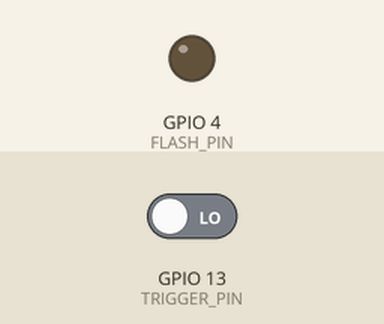
Bench run of a sketch on a simulated ESP32. Parts: output pins drawn as LEDs (lit = HIGH). Inputs (shaded band) come from the test bench; at power-on: GPIO 13 (TRIGGER_PIN) LOW. WiFi joins after 1.5 s; servers stay silent unless stated; uploads are accepted with an empty reply; the camera gives no picture; what the sketch prints to the serial monitor is not drawn.

Above: at 3.0 s.
3.1 s: GPIO 13 (TRIGGER_PIN) driven HIGH
At 3.7 s:
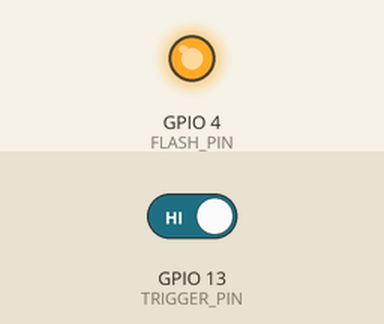
Timing chart, 0 to 6.1 s (numbered marks = the images above; inputs shaded):
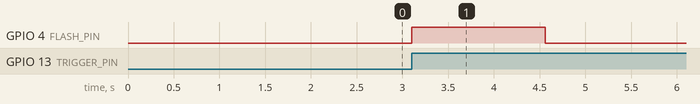

Measured:
- after the input at 3.1 s, GPIO 4 (FLASH_PIN): LOW → HIGH at once, → LOW 1.5 s later

The sketch:

esp32cam_skripsi_2.0.ino
```cpp
#include "esp_camera.h"
#include <WiFi.h>
#include <HTTPClient.h>

// =====================
// WIFI
// =====================
const char* ssid = "bhanuaxixi";
const char* password = "123456789";

// =====================
// BACKEND
// =====================
const char* uploadUrl = "http://172.20.10.3:3000/api/photo/upload";
const char* deviceKey = "ESP32_REDAKSI_12345";

// =====================
// PIN
// =====================
#define TRIGGER_PIN 13  // ✅ dari ESP32 biasa
#define FLASH_PIN 4

volatile bool takePhoto = false;

// =====================
// CAMERA CONFIG (AI THINKER)
// =====================
camera_config_t config = {
  .pin_pwdn = 32,
  .pin_reset = -1,
  .pin_xclk = 0,
  .pin_sscb_sda = 26,
  .pin_sscb_scl = 27,
  .pin_d7 = 35,
  .pin_d6 = 34,
  .pin_d5 = 39,
  .pin_d4 = 36,
  .pin_d3 = 21,
  .pin_d2 = 19,
  .pin_d1 = 18,
  .pin_d0 = 5,
  .pin_vsync = 25,
  .pin_href = 23,
  .pin_pclk = 22,
  .xclk_freq_hz = 20000000,
  .ledc_timer = LEDC_TIMER_0,
  .ledc_channel = LEDC_CHANNEL_0,
  .pixel_format = PIXFORMAT_JPEG,
  .frame_size = FRAMESIZE_VGA,
  .jpeg_quality = 12,
  .fb_count = 2
};

// =====================
// INTERRUPT
// =====================
void IRAM_ATTR onTrigger() {
  takePhoto = true;
}

// =====================
// SETUP
// =====================
void setup() {
  Serial.begin(115200);

  Serial.print("[CAM] Reset reason: ");
  Serial.println(esp_reset_reason());

  pinMode(TRIGGER_PIN, INPUT_PULLDOWN);  // ✅ siap terima trigger
  pinMode(FLASH_PIN, OUTPUT);
  digitalWrite(FLASH_PIN, LOW);

  // ✅ Interrupt dari ESP32 biasa
  attachInterrupt(digitalPinToInterrupt(TRIGGER_PIN), onTrigger, RISING);

  // WIFI
  Serial.println("[CAM] Connecting WiFi...");
  WiFi.begin(ssid, password);
  while (WiFi.status() != WL_CONNECTED) {
    delay(300);
    Serial.print(".");
  }
  Serial.println();
  Serial.println("[CAM] WiFi Connected");
  Serial.print("[CAM] IP: ");
  Serial.println(WiFi.localIP());

  // CAMERA
  if (esp_camera_init(&config) != ESP_OK) {
    Serial.println("[CAM] Init failed");
    while (true) {
      digitalWrite(FLASH_PIN, HIGH);
      delay(100);
      digitalWrite(FLASH_PIN, LOW);
      delay(100);
    }
  }

  sensor_t* s = esp_camera_sensor_get();
  if (s != NULL) {
    s->set_brightness(s, 1);                  // Naikkan brightness (range: -2 sampai 2)
    s->set_contrast(s, 1);                    // Naikkan contrast agar gambar lebih tajam (range: -2 sampai 2)
    s->set_saturation(s, 0);                  // Saturasi normal (range: -2 sampai 2)
    s->set_gainceiling(s, (gainceiling_t)4);  // Naikkan batas ISO/Gain agar lebih sensitif cahaya
    s->set_aec2(s, 1);                        // Aktifkan Auto Exposure tambahan
    s->set_awb_gain(s, 1);                    // Aktifkan Auto White Balance
  }

  Serial.println("[CAM] Ready, menunggu trigger dari ESP32...");
}

// =====================
// LOOP
// =====================
void loop() {
  if (takePhoto) {
    takePhoto = false;
    captureAndUpload();
  }
}

// =====================
// CAPTURE & UPLOAD
// =====================
void captureAndUpload() {
  Serial.println("[CAM] Memulai capture...");
  // 1. Nyalakan flash terlebih dahulu
  digitalWrite(FLASH_PIN, HIGH);
  delay(200);  // Tunggu sebentar agar daya LED stabil
  // Buang frame untuk kalibrasi exposure
  for (int i = 0; i < 5; i++) {
    camera_fb_t* tmp = esp_camera_fb_get();
    if (tmp) esp_camera_fb_return(tmp);
    delay(100);
  }

  // Nyalain flash, capture, matiin flash
  digitalWrite(FLASH_PIN, HIGH);
  delay(400);
  camera_fb_t* fb = esp_camera_fb_get();
  digitalWrite(FLASH_PIN, LOW);

  if (!fb) {
    Serial.println("[CAM] Capture gagal!");
    return;
  }

  Serial.print("[CAM] Ukuran gambar: ");
  Serial.print(fb->len);
  Serial.println(" bytes");

  // Cek WiFi sebelum upload
  if (WiFi.status() != WL_CONNECTED) {
    Serial.println("[CAM] WiFi putus, reconnecting...");
    WiFi.reconnect();
    int retry = 0;
    while (WiFi.status() != WL_CONNECTED && retry < 20) {
      delay(300);
      retry++;
    }
    if (WiFi.status() != WL_CONNECTED) {
      Serial.println("[CAM] Gagal reconnect, skip upload");
      esp_camera_fb_return(fb);
      return;
    }
  }

  Serial.println("[CAM] Uploading...");
  HTTPClient http;
  http.begin(uploadUrl);
  http.setTimeout(10000);
  http.addHeader("Content-Type", "image/jpeg");
  http.addHeader("x-device-key", deviceKey);

  int code = http.POST(fb->buf, fb->len);
  Serial.print("[CAM] Upload status: ");
  Serial.println(code);

  if (code == 200) {
    Serial.println("[CAM] Upload berhasil!");
  } else {
    Serial.println("[CAM] Upload gagal, cek server/jaringan");
  }

  esp_camera_fb_return(fb);
  http.end();

  Serial.println("[CAM] Selesai, menunggu trigger berikutnya...");
}
```
